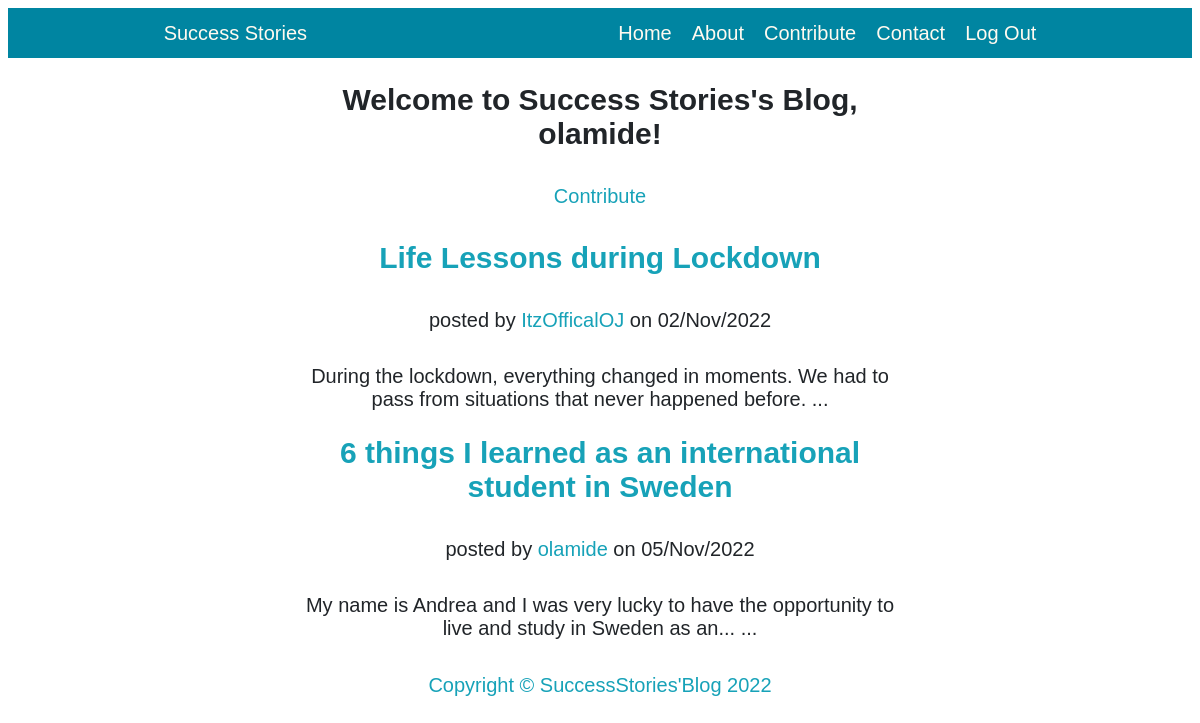
/ (signed in), run on the app's committed database.
### app.py (models this page shows, shortened)
class User(db.Model, UserMixin):
    __tablename__ = "users"
    id = db.Column(db.Integer, primary_key=True)
    username = db.Column(db.String(50), nullable=False, unique=True)
    first_name = db.Column(db.String(50), nullable=False)
    last_name = db.Column(db.String(50), nullable=False)
    email = db.Column(db.String(80), nullable=False, unique=True)
    password_hash = db.Column(db.Text, nullable=False)
    post_by = db.relationship("Post", back_populates="created_by", lazy="dynamic")

class Post(db.Model):
    __tablename__ = "posts"
    id = db.Column(db.Integer, primary_key=True)
    title = db.Column(db.String(80), nullable=False)
    content = db.Column(db.String, nullable=False)
    created_on = db.Column(db.DateTime, default=datetime.now())
    user_id = db.Column(db.Integer, db.ForeignKey("users.id"), unique=False, nullable=False)
    author = db.Column(db.String, nullable=False)
    created_by = db.relationship("User", back_populates="post_by")

### app.py (the view)
@app.route('/')
def index():
    post = Post.query.filter_by().all()
    context = {
        "posts":post
    }
    return render_template('index.html', **context)

### app.py (called while the page is built)
@login_manager.user_loader
def user_loader(id):
    return User.query.get(int(id))

### templates/index.html
{% extends 'layout.html' %} {% block content %}
{% if current_user.is_authenticated %}
<h2>Welcome to Success Stories's Blog, {{current_user.username}}!</h2>
<p><a href="{{url_for('contribute')}}" class="button">Contribute</a></p>
{% else %}
<h2>Welcome  to Success Stories's Blog! </h2>
<p>Hello, adventurer, why wander alone? <a href="{{url_for('login')}}">Join us</a> and tell your success stories here...</p>
{% endif %}
{% for post in posts%}
<div class="post-preview">
  <a href="/post/{{post.id}}/">
    <h2 class="post-tilte">
      {{post.title}}
    </h2>
  </a>
  <p class="post-meta"> posted by
    <a href="#">{{post.author}}</a> on {{post.created_on.strftime('%d/%b/%Y')}}</p>
    {{ post.content[0:300] }} ...
</div>
{% endfor %}
{% endblock content %}

### static/css/clean-blog.css (style rules this page uses)
* { font-family: Arial, Helvetica, sans-serif; box-sizing: border-box; }
body { font-size:20px; color:#212529; text-align: center; font-family:Lora,'Times New Roman',serif, }
a { text-decoration: none; color: #17a2b8; }
p { line-height:1.5;margin:30px 0 }

### data on the page
User: username "olamide"
Post: title "Life Lessons during Lockdown", author "ItzOfficalOJ", created_on "02/Nov/2022", content "During the lockdown, everything changed in moments. We had to pass from situations that never happened before."
Post: title "6 things I learned as an international student in Sweden", author "olamide", created_on "05/Nov/2022", content "My name is Andrea and I was very lucky to have the opportunity to live and study in Sweden as an..."
